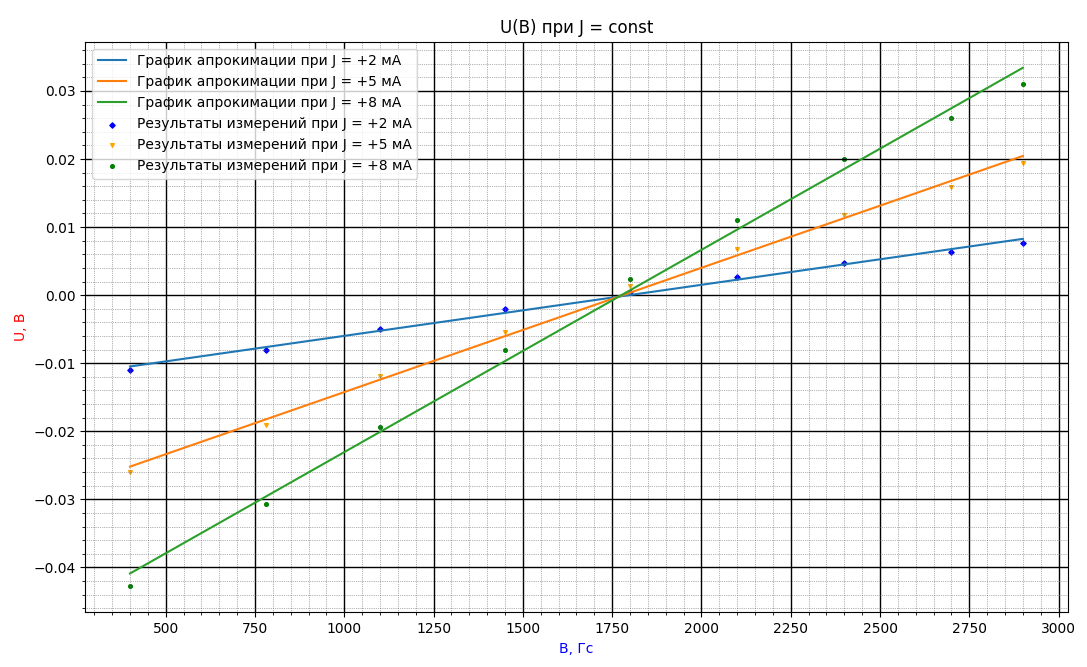

Python code for this plot:
import matplotlib.pyplot as plt
import matplotlib.ticker as ticker
import numpy as np

v = np.loadtxt("LW204-2.txt")       # открыть файл с данными
x1 = [item[0] for item in v]			# первый столбец - y
y1 = [item[1] for item in v]			# второй стобец - x
y3 = [item[3] for item in v]			# второй стобец - x
y5 = [item[5] for item in v]			# второй стобец - x
p1 = np.polyfit(x1, y1, 1)				# создание полинома первой степени - апроксимация
p2 = np.polyfit(x1, y3, 1)				# создание полинома первой степени - апроксимация
p3 = np.polyfit(x1, y5, 1)				# создание полинома первой степени - апроксимация

ya = np.polyval(p1, x1)				# координаты y для полинома
yb = np.polyval(p2, x1)				# координаты y для полинома
yc = np.polyval(p3, x1)				# координаты y для полинома


fig = plt.figure() 					# тело графика
plt.title ("U(B) при J = const")	    # название графика
plt.xlabel("B, Гс", fontsize=10, color='blue')		# ось абсцисс (x)
plt.ylabel("U, B", fontsize=10, color='red') 		# ось ординат (y)
# plt.grid(True)                                # включение отображения стандартой сетки
# plt.plot(x, y, label='Название линии')        # стандартный график (ломаная)
# plt.plot(x, ya, label='Легенда графика')        # график - апрокимация (прямая)

ax = fig.gca()          # возвращает текущую систему координат, not off
# ax.set_xticks(np.arange(100, 300, 10))        # задание сетки по х (от, до, шаг)
# ax.set_yticks(np.arange(0, 12, 1))            # задание сетки по y (от, до, шаг)

plt.scatter(x1, y1, s=7, c='blue', marker="D", alpha = 1, label='Результаты измерений при J = +2 мА')     # отображение точек
plt.scatter(x1, y3, s=7, c='orange', marker="v", alpha = 1, label='Результаты измерений при J = +5 мА')     # отображение точек
plt.scatter(x1, y5, s=7, c='green', marker="o", alpha = 1, label='Результаты измерений при J = +8 мА')     # отображение точек
  			# Отобразить легенду - label
# plt.errorbar(x, y, xerr=1, yerr=0.3, color = 'snow', ecolor='purple')     # погрешности - функция в разработке :)
plt.plot(x1, ya, label='График апрокимации при J = +2 мА')        # график - апрокимация (прямая)
plt.plot(x1, yb, label='График апрокимации при J = +5 мА')        # график - апрокимация (прямая)
plt.plot(x1, yc, label='График апрокимации при J = +8 мА')        # график - апрокимация (прямая)
plt.legend()

 # Устанавливаем интервал основных и вспомогательных делений:
ax.xaxis.set_major_locator(ticker.MultipleLocator(250))
ax.xaxis.set_minor_locator(ticker.MultipleLocator(50))
ax.yaxis.set_major_locator(ticker.MultipleLocator(0.01))
ax.yaxis.set_minor_locator(ticker.MultipleLocator(0.001))

#  Добавляем линии основной сетки:
ax.grid(which='major', color = 'k', linewidth = 1)

#  Включаем видимость вспомогательных делений:
ax.minorticks_on()

#  Вид вспомогательной сетки:
ax.grid(which='minor', color = 'dimgrey', linestyle = ':', linewidth = 0.5)

plt.show()


# https://pyprog.pro/mpl/mpl_short_guide.html
# https://devpractice.ru/matplotlib-lesson-1-quick-start-guide/
# https://python-scripts.com/matplotlib#1
